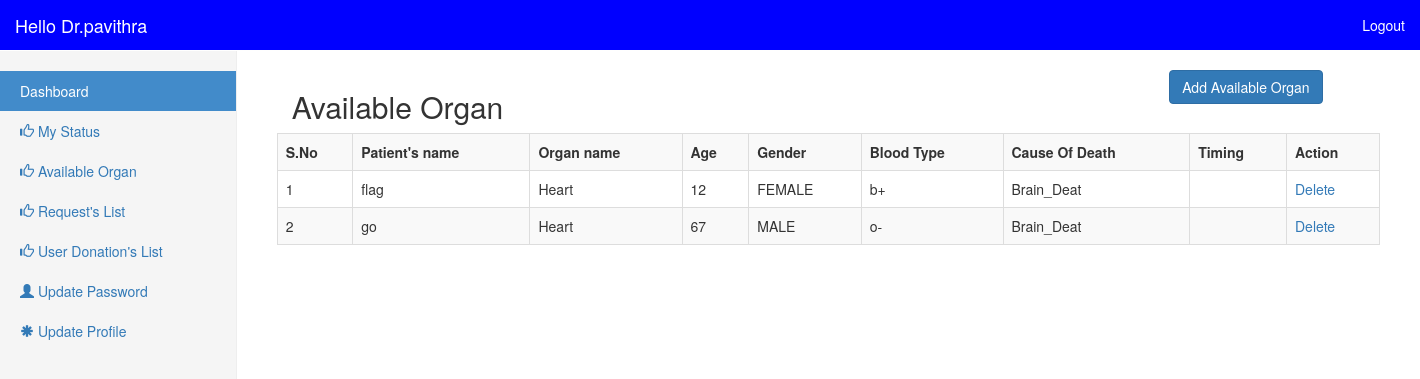
The app's page /doctor/index.php?page=available_organ (signed in) with its own data.
### tables this page shows
CREATE TABLE `doctors` (
  `id` int(30) NOT NULL,
  `name` varchar(50) NOT NULL,
  `email` varchar(50) NOT NULL,
  `password` varchar(50) NOT NULL,
  `mobile` varchar(50) NOT NULL,
  `hospital_name` varchar(50) NOT NULL,
  `state` varchar(50) NOT NULL,
  `district` varchar(50) NOT NULL,
  `taluk` varchar(40) NOT NULL,
  `post` varchar(50) NOT NULL
);

CREATE TABLE `available_organs` (
  `id` int(11) NOT NULL,
  `doctor_id` int(11) NOT NULL,
  `patient_name` varchar(30) NOT NULL,
  `age` int(11) NOT NULL,
  `gender` varchar(10) DEFAULT NULL,
  `blood_type` varchar(10) NOT NULL,
  `mobile` varchar(20) DEFAULT NULL,
  `address` varchar(30) DEFAULT NULL,
  `cause_of_death` varchar(10) NOT NULL,
  `reason` varchar(100) DEFAULT NULL,
  `organ_name` varchar(20) NOT NULL,
  `alive_timing` varchar(30) DEFAULT NULL
);

### doctor/available_organ.php (the view, shortened to what this page needs)
<?php
extract($_POST);
?>
<section id="admin_class" class="admin_class sections-bg">
      <div class="container" data-aos="fade-up">
      <div class="row">
        <div class="col-md-9">
            <div class="section-header">
                <h2>Available Organ</h2>
            </div>
        </div>
        <div class="col-md-3">
        <a href="index.php?page=add_available_organ">
        <button type="button" class="btn btn-primary">
          Add Available Organ
         </button>
        </a>
        </div>
        </div>
</section>
  <table class='table table-responsive table-bordered table-striped table-hover'>
  <tr>
    <th>S.No</th>
    <th>Patient's name</th>
    <th>Organ name</th>
    <th>Age</th>
    <th>Gender</th>
    <th>Blood Type</th>
    <th>Cause Of Death</th>
    <th>Timing</th>
    <th>Action</th>
  </tr>
  <?php
   $i=1;
   $doctor_email = $_SESSION['doctor_login'];
   $retrieve_query = mysqli_query($conn,"select * from doctors where email = '$doctor_email'");
   $row = mysqli_fetch_array($retrieve_query);
   $doctor_id = $row['id'];
   $available_organ_query = "select * from available_organs where doctor_id = '$doctor_id' ";
   $available_organ_rows = mysqli_query($conn,$available_organ_query);
   while($available_organ_row=mysqli_fetch_array($available_organ_rows)){
  ?>
  <tr>
    <td><?php echo "$i";?></td>
    <td><?php echo "$available_organ_row[patient_name]";?></td>
    <td><?php echo "$available_organ_row[organ_name]";?></td>
    <td><?php echo "$available_organ_row[age]";?></td>
    <td><?php echo "$available_organ_row[gender]";?></td>
    <td><?php echo "$available_organ_row[blood_type]";?></td>
    <td><?php echo "$available_organ_row[cause_of_death]";?></td>
    <?php $timing = $available_organ_row['alive_timing'];
      $id =$available_organ_row['id'];
    ?>
     <td onclick="my('<?php echo$timing;?>','<?php echo $id?>')"> <p id="demo<?php echo$id?>"></p></td>
    <td>
      <a href="index.php?page=available_organ&delete_id=<?php echo$id?>">Delete</a>
    </td>
  </tr>
  <?php
  $i++;
   }
  ?>
</table>

### doctor/index.php (shortened to what this page needs)
<?php
include('../dbconfig.php');
$user= $_SESSION['doctor_login'];
$sql=mysqli_query($conn,"select * from doctors where email='$user' ");
$doctors=mysqli_fetch_assoc($sql);
?>
<!DOCTYPE html>
<html lang="en">
  <head>
    <link href="../css/bootstrap.min.css" rel="stylesheet">
    <link href="../css/dashboard.css" rel="stylesheet">
  </head>
  <body>
    <nav class="navbar navbar-default navbar-fixed-top" role="navigation"  style="background:blue">
      <div class="container-fluid">
        <div class="navbar-header">
          <a class="navbar-brand" style="color:#FFFFFF" href="#">Hello Dr.<?php echo $doctors['name'];?></a>
        </div>
        <div id="navbar" class="navbar-collapse collapse">
          <ul class="nav navbar-nav navbar-right">
            <li><a href="logout.php"  style="color:#FFFFFF">Logout</a></li>
          </ul>
        </div>
      </div>
    </nav>
    <div class="container-fluid">
      <div class="row">
        <div class="col-sm-3 col-md-2 sidebar">
          <ul class="nav nav-sidebar">
            <li class="active"><a href="index.php">Dashboard <span class="sr-only">(current)</span></a></li>
            <li><a href="index.php?page=my_status"><span class="glyphicon glyphicon-thumbs-up"></span> My Status</a></li>
            <li><a href="index.php?page=available_organ"><span class="glyphicon glyphicon-thumbs-up"></span> Available Organ</a></li>
            <li><a href="index.php?page=request_list"><span class="glyphicon glyphicon-thumbs-up"></span> Request's List</a></li>
            <li><a href="index.php?page=user_donation_list"><span class="glyphicon glyphicon-thumbs-up"></span> User Donation's List</a></li>
            <li><a href="index.php?page=update_password"><span class="glyphicon glyphicon-user"></span> Update Password</a></li>
            <li><a href="index.php?page=update_profile"><span class="glyphicon glyphicon-asterisk"></span> Update Profile</a></li>
          </ul>
        </div>
        <div class="col-sm-9 col-sm-offset-3 col-md-10 col-md-offset-2 main">
		  <?php
		@$page=  $_GET['page'];
		  if($page!="")
		  {
			if($page=="available_organ")
			{
				include('available_organ.php');
			}
} ?>
        </div>
      </div>
    </div>
  </body>
</html>

### css/dashboard.css (style rules this page uses)
body { padding-top: 50px; }
.navbar-fixed-top { border: 0; }
.sidebar { display: none; }
@media (min-width: 768px) { .sidebar { position: fixed; top: 51px; bottom: 0; left: 0; z-index: 1000; display: block; padding: 20px; overflow-x: hidden; overflow-y: auto; background-color: #f5f5f5; border-right: 1px solid #eee; } }
.nav-sidebar { margin-right: -21px; margin-bottom: 20px; margin-left: -20px; }
.nav-sidebar > li > a { padding-right: 20px; padding-left: 20px; }
.nav-sidebar > .active > a, .nav-sidebar > .active > a:hover, .nav-sidebar > .active > a:focus { color: #fff; background-color: #428bca; }
.main { padding: 20px; }
@media (min-width: 768px) { .main { padding-right: 40px; padding-left: 40px; } }

### records on screen
doctors: name "pavithra"
available_organs: patient_name "flag", organ_name "Heart", age "12", gender "FEMALE", blood_type "b+", cause_of_death "Brain_Deat"
available_organs: patient_name "go", organ_name "Heart", age "67", gender "MALE", blood_type "o-", cause_of_death "Brain_Deat"
